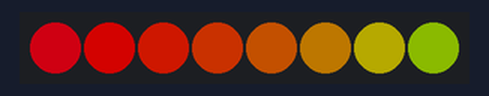
The program below on a simulated ESP32 board running MicroPython. Shown: 8 RGB LEDs in strip order, left to right. Dim RGB values are drawn brighter than linear; what the program prints to the serial console is not drawn.

Above: at 0.1 s.
At 1.6 s:
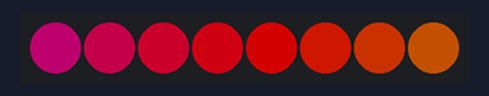
At 3.6 s:
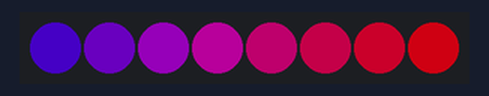
At 7.6 s:
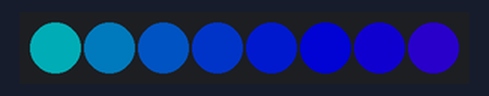
At 11.1 s:
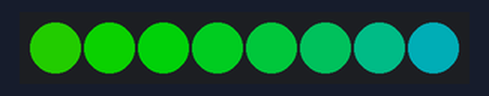
At 15.1 s:
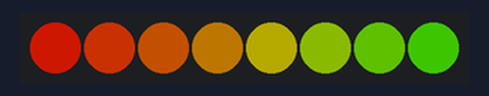
Timing chart, 0 to 40.0 s (numbered marks = the images above):
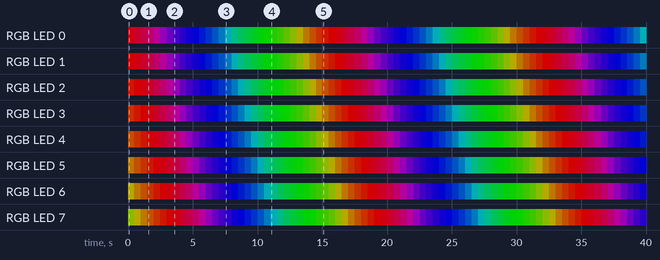

The program:

neopixel6.py
```python
from machine import Pin, reset
from neopixel import NeoPixel
from time import sleep

rainbow = [
  (126 , 1 , 0),(114 , 13 , 0),(102 , 25 , 0),(90 , 37 , 0),(78 , 49 , 0),(66 , 61 , 0),(54 , 73 , 0),(42 , 85 , 0),
  (30 , 97 , 0),(18 , 109 , 0),(6 , 121 , 0),(0 , 122 , 5),(0 , 110 , 17),(0 , 98 , 29),(0 , 86 , 41),(0 , 74 , 53),
  (0 , 62 , 65),(0 , 50 , 77),(0 , 38 , 89),(0 , 26 , 101),(0 , 14 , 113),(0 , 2 , 125),(9 , 0 , 118),(21 , 0 , 106),
  (33 , 0 , 94),(45 , 0 , 82),(57 , 0 , 70),(69 , 0 , 58),(81 , 0 , 46),(93 , 0 , 34),(105 , 0 , 22),(117 , 0 , 10)]

try:
    print("Press Ctrl-C to Cleaning up and exiting...")
    np = NeoPixel(Pin(14), 8)
    n = np.n
    while True:
      rainbow = rainbow[-1:] + rainbow[:-1]
      for i in range(n):
        np[i] = rainbow[i]
      np.write()
      sleep(0.5)
except KeyboardInterrupt:
    print("\nCtrl-C pressed. Cleaning up and exiting...")
finally:
    for i in range(n):
        np[i] = (0, 0, 0)
    np.write()
    reset()
```

Measured:
- by itself, RGB LED 7: off → RGB(54, 73, 0) at 0.00 s, → RGB(66, 61, 0) 0.50 s later, → RGB(78, 49, 0) 0.50 s later, → RGB(90, 37, 0) 0.50 s later, … (80 changes in this stretch)
- by itself, RGB LED 6: off → RGB(66, 61, 0) at 0.00 s, → RGB(78, 49, 0) 0.50 s later, → RGB(90, 37, 0) 0.50 s later, → RGB(102, 25, 0) 0.50 s later, … (80 changes in this stretch)
- by itself, everything shown: repeats every 16.0 s, in 32 steps
